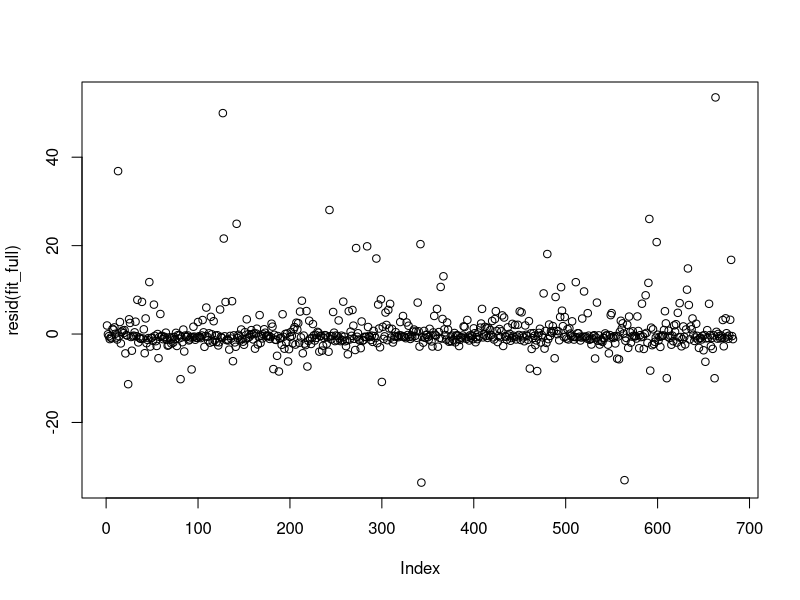
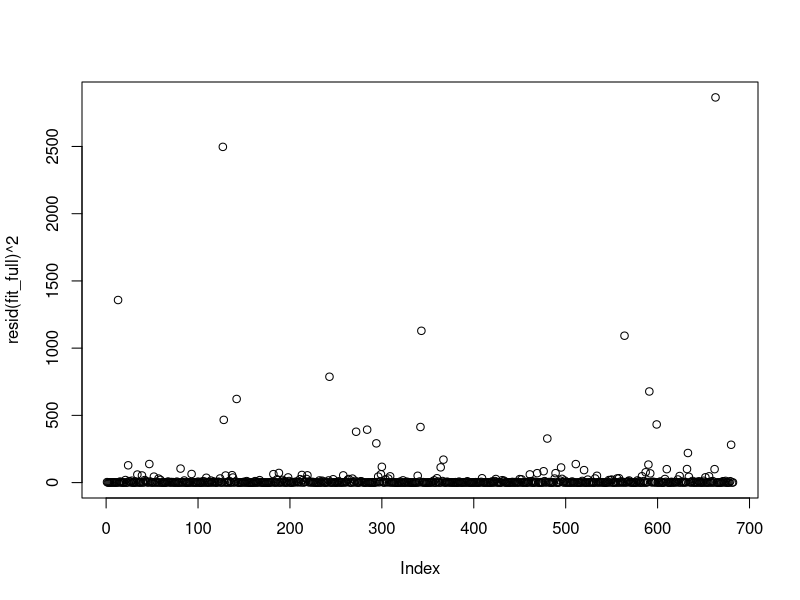
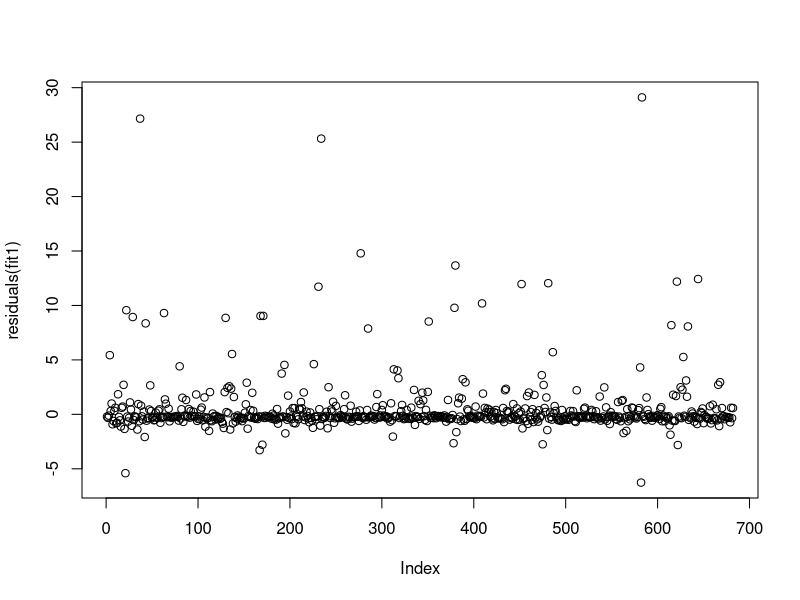

Generate these figures, in order, with R:
## ---- chunk 1
library(ggplot2)
library(dplyr)
library("glmmTMB")


#read in data
rm(list=ls())
dat<-read.csv("DataSynthesis.csv")

#Assign family column
prefamily<-gsub("*.\\|","",dat$Tag)
dat$Family<-gsub("\\-.*","",prefamily)

#remove those with fertilizer treatment, and extra genotypes that are only in the alone treatment. 
dat<-dat[!grepl("i",dat$Sample,fixed=T),]


#Function to weigh pathogen damage by leaf area. 
Weigh<-function(x){
  x/(dat$GM_Leaf_Len*dat$GM_Leaf_Wid)
}

Standardize<-function(x){
  standard<-(x-mean(x,na.rm=T))/sd(x,na.rm=T)
}


dat$BlackPathDamW<-Weigh(dat$BlackPathDam)
dat$ThripsDamW<-Weigh(dat$ThripsDam)
dat$WhiteFungDamW<-Weigh(dat$WhiteFungDam)


#Average Duplicates. 
dat2<-dat %>% select(-X) %>% group_by(Tag) %>%  summarize(gh_col=first(gh_col),gh_bench=first(gh_bench),treatment=first(treatment),GA3=first(GA3),Family=first(Family),Maple_StemHeight_End=mean(Maple_StemHeight_End),Maple_LeafNum_End=mean(Maple_LeafNum_End),maple_leaf_length_0=mean(maple_leaf_length_0),maple_leaves_0=mean(maple_leaves_0),Maple_TotalLeafArea_End=mean(Maple_TotalLeafArea_End),MapleDamage=mean(Maple_Damage_End),Fern=first(Fern),gluc_Conc=mean(gluc_Conc),flav_Conc=mean(flav_Conc),maple_height_0=mean(maple_height_0),ChlorA=mean(ChlorA), GM_TotalLeaf_Area=first(GM_TotalLeaf_Area),ThripsDam=mean(ThripsDam),BlackPathDam=mean(BlackPathDam),WhiteFungDam=mean(WhiteFungDam),BlackPathDamW=mean(BlackPathDamW),ThripsDamW=mean(ThripsDamW),WhiteFungDamW=mean(WhiteFungDamW))

#Converting white fungal damage to logistic. 
dat2$WhiteFungLogis<-NA
dat2$WhiteFungLogis[dat2$WhiteFungDam>0]<-"Yes"
dat2$WhiteFungLogis[dat2$WhiteFungDam==0]<-"No"

dat$GM_Leaf_Area<-dat$GM_Leaf_Wid*dat$GM_Leaf_Len

## ---- chunk 2
#Because there is no such model that is negative binomial and continuous, i will have to controll for leave size and leaf health in the model. Leaf size must be contorlled for because more pathogens can appear on leaves with larger surface area. 

#Modelling Random Effects
#standardizing Leaf area. 
dat$GM_Leaf_Area<-Standardize(dat$GM_Leaf_Area)

fit_full<-glmmTMB(ThripsDam~treatment+gluc_Conc+flav_Conc+GM_Leaf_Area+ChlorA+(1|Family/Tag)+(1|gh_bench),family=nbinom2,data=dat)
summary(fit_full)

fit_full2<-glmmTMB(ThripsDam~treatment+gluc_Conc+flav_Conc+GM_Leaf_Area+ChlorA+(1|Family)+(1|gh_bench),family=nbinom2,data=dat)

fit_full3<-glmmTMB(ThripsDam~treatment+gluc_Conc+flav_Conc+GM_Leaf_Area+ChlorA+(1|Family/Tag),family=nbinom2,data=dat)

fit_full4<-glmmTMB(ThripsDam~treatment+gluc_Conc+flav_Conc+GM_Leaf_Area+ChlorA+(1|gh_bench),family=nbinom2,data=dat)

fit_full5<-glmmTMB(ThripsDam~treatment+gluc_Conc+flav_Conc+GM_Leaf_Area+ChlorA+(1|Tag)+(1|gh_bench),family=nbinom2,data=dat)


#Is Tag important? 
anova(fit_full,fit_full2) #Yes, 

#Is Family important? 
anova(fit_full,fit_full5) #No, Family is not significant, but Tag is.  
#Is GH_Bench important?

anova(fit_full,fit_full3) #No greenhouse bench is not important. 
#Therefore, Tag is the only random effect i need to include. 


#Modelling fixed effects 
fit_full<-glmmTMB(ThripsDam~treatment+gluc_Conc+flav_Conc+GM_Leaf_Area+ChlorA+(1|Tag),family=nbinom2,data=dat)


summary(fit_full) #Including leaf size almost completely eliminates the effect here. However, controlling for chlorophyll brings the significance right back for both. This is interesting. It means that after you controll for the overall health of the plant, glucosinolates and flavonoids significantly reduce thrips abundance.

fit_1<-update(fit_full,~.-treatment)
anova(fit_full,fit_1) #treatment is important. This is radicaly different than the results i got earlier. There are much more thrips in the garlic mustard treatment, which makes sense. 

#Could there be a synergistic effect of producing high glucosinolates and flavonoids? 
fit_1<-update(fit_full,~.+ gluc_Conc:flav_Conc)
anova(fit_full,fit_1) #No there isnt. 

summary(fit_full)
plot(resid(fit_full))
plot(resid(fit_full)^2)
#The model appears to be a good fit. 

## ---- chunk 3

#Modelling random effects 

fit_full<-glmmTMB(BlackPathDam~treatment+gluc_Conc+flav_Conc+GM_Leaf_Area+ChlorA+(1|Family/Tag)+(1|gh_bench),family=nbinom2,data=dat)

fit_full2<-glmmTMB(BlackPathDam~treatment+gluc_Conc+flav_Conc+GM_Leaf_Area+ChlorA+(1|Family)+(1|gh_bench),family=nbinom2,data=dat)

fit_full3<-glmmTMB(BlackPathDam~treatment+gluc_Conc+flav_Conc+GM_Leaf_Area+ChlorA+(1|Family/Tag),family=nbinom2,data=dat)

fit_full4<-glmmTMB(BlackPathDam~treatment+gluc_Conc+flav_Conc+GM_Leaf_Area+ChlorA+(1|Tag)+(1|gh_bench),family=nbinom2,data=dat)

#Is Tag imporatant? 
anova(fit_full,fit_full2) #Yes it is. 

#Is gh_Bench imporatant? 
anova(fit_full,fit_full3) #No it is not.

#Is Family Important. 
anova(fit_full,fit_full4) #Yes it is 

#Modelling fixed effects 
fit_full<-glmmTMB(BlackPathDam~treatment+gluc_Conc+flav_Conc+GM_Leaf_Area+ChlorA+(1|Family/Tag),family=nbinom2,data=dat)

fit1<-update(fit_full,~.-treatment)
anova(fit_full,fit1) #treatment is important


summary(fit_full)# Gluc_Conc is not important. 
#Therefore, the best model is one with flavonoids and treatment. 

fit1<-update(fit_full,~.-gluc_Conc)
summary(fit1)
plot(residuals(fit1))

#All else are significant (except for leaf size) Therefore, flavonoids alone reduces black pathogen abundance -- even after contorlling for leaf allocation. There is likely also less blackpathogen damage in the maple treatment than in the garlic mustard treatment. 

## ---- chunk 4
#Because of how zero inflated white pathogen damage is, i will use a logistic regression to model it.
dat$WhiteFungLogis<-NA
dat$WhiteFungLogis[dat$WhiteFungDam==0]<-0
dat$WhiteFungLogis[dat$WhiteFungDam>0]<-1

#Modelling Random Effects
fit_full<-glmmTMB(WhiteFungLogis~treatment+gluc_Conc+flav_Conc+GM_Leaf_Area+ChlorA+(1|Family/Tag)+(1|gh_bench),family=binomial,data=dat)

fit_full2<-glmmTMB(WhiteFungLogis~treatment+gluc_Conc+flav_Conc+GM_Leaf_Area+ChlorA+(1|Family)+(1|gh_bench),family=binomial,data=dat)

fit_full3<-glmmTMB(WhiteFungLogis~treatment+gluc_Conc+flav_Conc+GM_Leaf_Area+ChlorA+(1|Family),family=binomial,data=dat)

fit_full4<-glmmTMB(WhiteFungLogis~treatment+gluc_Conc+flav_Conc+GM_Leaf_Area+ChlorA+(1|gh_bench),family=binomial,data=dat)

#Is Tag important? 
anova(fit_full,fit_full2) #no, the individual is not important. 

#Is Family important? 
anova(fit_full2,fit_full4) #Yes, family is important for predicting pathogen abundance. 

#Is gh_bench important? 
anova(fit_full2,fit_full3) #No, greenhouse bench is not important. 


#Modelling fixed effects. 
fit_full<-glmmTMB(WhiteFungLogis~treatment+gluc_Conc+flav_Conc+GM_Leaf_Area+ChlorA+(1|Family),family=binomial,data=dat)

fit1<-update(fit_full,~.-treatment)
anova(fit_full,fit1) #Treatment is important

summary(fit_full)#glucosinolate concentration is not. 
fit1<-glmmTMB(WhiteFungLogis~treatment+flav_Conc+GM_Leaf_Area+ChlorA+(1|Family),family=binomial,data=dat)

summary(fit1) #ChlorA is not 


fit1<-glmmTMB(WhiteFungLogis~treatment+flav_Conc+GM_Leaf_Area+(1|Family),family=binomial,data=dat)

summary(fit1)#flavonoids is not


fit1<-glmmTMB(WhiteFungLogis~treatment+GM_Leaf_Area+(1|Family),family=binomial,data=dat)
summary(fit1)
#treatment and leaf area all predict whehter or not garlic mustard will be affected by powdery mildue. This suggests that garlic mustard is very poorly defended against such a predator. 
